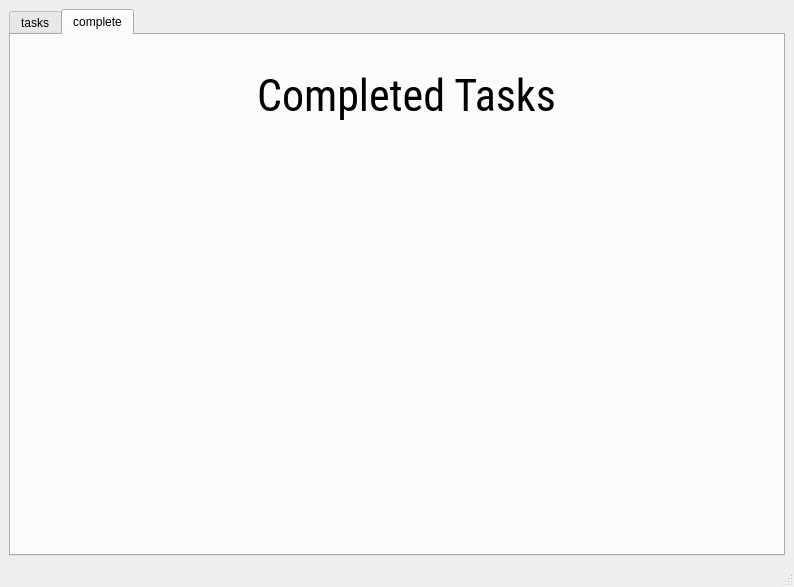
<?xml version="1.0" encoding="UTF-8"?>
<ui version="4.0">
 <class>MainWindow</class>
 <widget class="QMainWindow" name="MainWindow">
  <property name="geometry">
   <rect>
    <x>0</x>
    <y>0</y>
    <width>794</width>
    <height>587</height>
   </rect>
  </property>
  <property name="windowTitle">
   <string>To Do List</string>
  </property>
  <property name="windowIcon">
   <iconset>
    <normaloff>images/todolisticon.png</normaloff>images/todolisticon.png</iconset>
  </property>
  <widget class="QWidget" name="centralwidget">
   <layout class="QVBoxLayout" name="verticalLayout">
    <item>
     <widget class="QTabWidget" name="tabWidget">
      <property name="currentIndex">
       <number>1</number>
      </property>
      <widget class="QWidget" name="tasks">
       <attribute name="title">
        <string>tasks</string>
       </attribute>
       <widget class="QWidget" name="verticalLayoutWidget">
        <property name="geometry">
         <rect>
          <x>29</x>
          <y>90</y>
          <width>731</width>
          <height>411</height>
         </rect>
        </property>
        <layout class="QVBoxLayout" name="verticalLayout_2" stretch="3,1">
         <property name="spacing">
          <number>2</number>
         </property>
         <item>
          <layout class="QGridLayout" name="gridLayout">
           <property name="sizeConstraint">
            <enum>QLayout::SizeConstraint::SetFixedSize</enum>
           </property>
          </layout>
         </item>
         <item>
          <layout class="QHBoxLayout" name="horizontalLayout">
           <item>
            <widget class="QLineEdit" name="tb_title">
             <property name="placeholderText">
              <string>contoh: buat aplikasi x</string>
             </property>
            </widget>
           </item>
           <item>
            <widget class="QLineEdit" name="tb_description">
             <property name="placeholderText">
              <string>contoh: harus ada xnya</string>
             </property>
            </widget>
           </item>
           <item>
            <widget class="QLineEdit" name="tb_course">
             <property name="placeholderText">
              <string>contoh: pemrograman visual</string>
             </property>
            </widget>
           </item>
           <item>
            <widget class="QLineEdit" name="tb_time">
             <property name="placeholderText">
              <string>contoh: 25 Juli dikumpulin</string>
             </property>
            </widget>
           </item>
           <item>
            <widget class="QPushButton" name="add_btn">
             <property name="text">
              <string>tambah</string>
             </property>
            </widget>
           </item>
          </layout>
         </item>
        </layout>
       </widget>
       <widget class="QLabel" name="label">
        <property name="geometry">
         <rect>
          <x>30</x>
          <y>20</y>
          <width>721</width>
          <height>61</height>
         </rect>
        </property>
        <property name="font">
         <font>
          <family>Roboto Condensed</family>
          <pointsize>33</pointsize>
          <bold>false</bold>
         </font>
        </property>
        <property name="text">
         <string>TO DO LIST</string>
        </property>
        <property name="alignment">
         <set>Qt::AlignmentFlag::AlignCenter</set>
        </property>
       </widget>
      </widget>
      <widget class="QWidget" name="complete">
       <attribute name="title">
        <string>complete</string>
       </attribute>
       <widget class="QWidget" name="gridLayoutWidget">
        <property name="geometry">
         <rect>
          <x>59</x>
          <y>110</y>
          <width>671</width>
          <height>361</height>
         </rect>
        </property>
        <layout class="QGridLayout" name="gridLayout_comp"/>
       </widget>
       <widget class="QLabel" name="label_2">
        <property name="geometry">
         <rect>
          <x>60</x>
          <y>20</y>
          <width>671</width>
          <height>81</height>
         </rect>
        </property>
        <property name="font">
         <font>
          <family>Roboto Condensed</family>
          <pointsize>33</pointsize>
         </font>
        </property>
        <property name="text">
         <string>Completed Tasks</string>
        </property>
        <property name="alignment">
         <set>Qt::AlignmentFlag::AlignCenter</set>
        </property>
       </widget>
      </widget>
     </widget>
    </item>
   </layout>
  </widget>
  <widget class="QMenuBar" name="menubar">
   <property name="geometry">
    <rect>
     <x>0</x>
     <y>0</y>
     <width>794</width>
     <height>33</height>
    </rect>
   </property>
  </widget>
  <widget class="QStatusBar" name="statusbar"/>
 </widget>
 <resources/>
 <connections/>
</ui>
